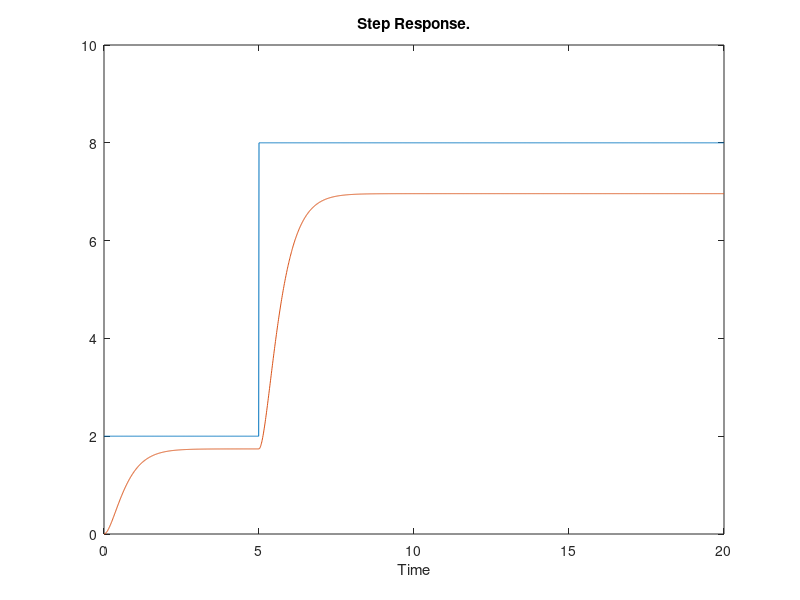
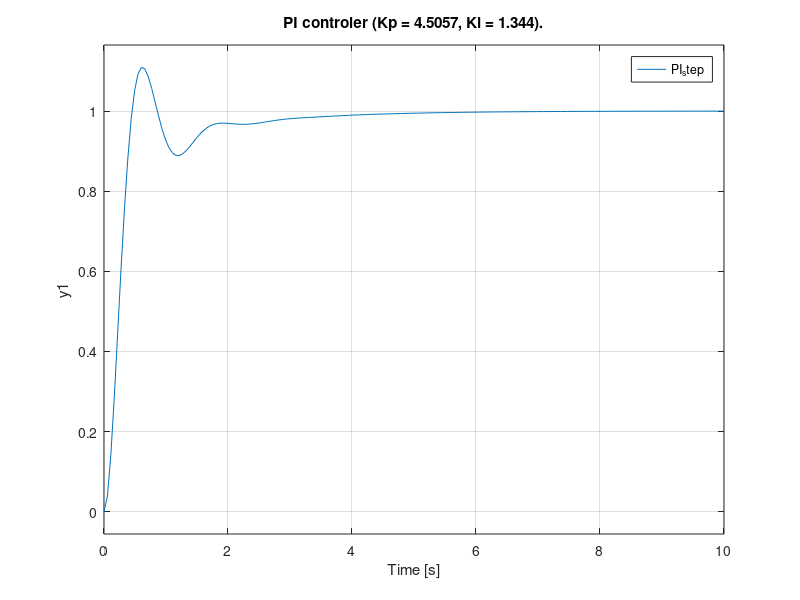
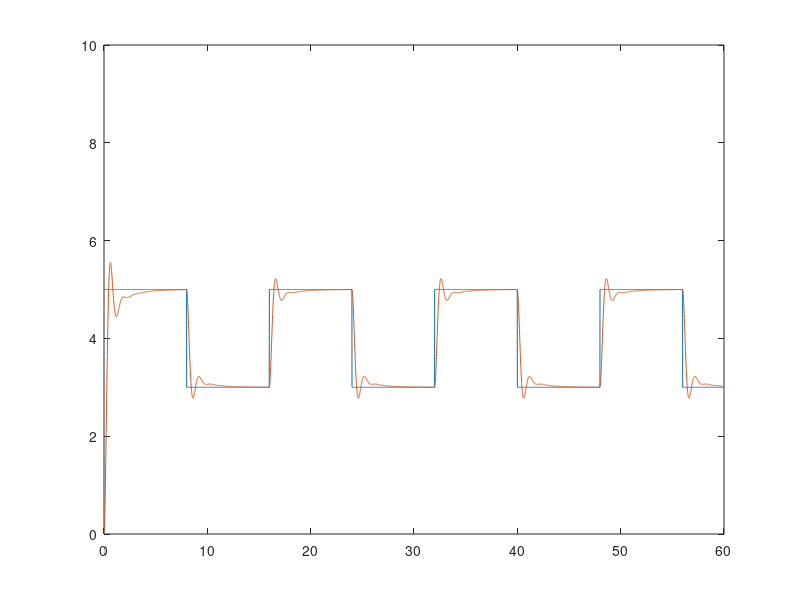

Write MATLAB code to recreate these figures, in order.
clear all
close all
clc
Ks = 0.87;
Te = 0.1;  %tu
Tb = 1.12;  %tg

T1 = 0.37*Tb;
T2 = 3.33*Te;

sys  = Ks * tf(1, [T1 1]) * tf(1, [T2 1])

% D.4

figure('Name','Transfer function')
% [y,t] = step(sys);
t=0:0.01:20;
for k=1:length(t)
    if(t(k)<5)
        y(k) = 2;
    else
        y(k) = 8;
    end
end
plot(t, y);
hold on
st = lsim(sys,y,t);
plot(t, st);
title('Step Response.');
xlabel('Time'); 
axis([0 20 0 10])
hold off

        % PI contoller
%///Parameters
disp('pi')
Kp = (0.35*Tb)/(Ks*Te);
Ti = 1.2*Tb;
%\\\
figure('Name','PI controller')
PID_controller = pidstd(Kp, Ti);
m = feedback(PID_controller*sys,1);
step(m)
title(['PI controler (Kp = ' num2str(Kp) ', Ki = ' num2str(Ti)  ').']);
legend('PI_step')


%D.5
f = 1/16;
t1=0:0.01:60;
pulse = 2*square(2*pi*f*t1)/2 + 4;
figure
plot(t1, pulse)
axis([0 60 0 10])
hold on
resp = lsim(m,pulse,t1);
plot(t1, resp) 
e = resp - (pulse.');

% Errors
iea = trapz(t1,abs(e));          % IAE trapz=numerical integration 
ise = trapz(t1,e.^2);            % ISE 
itae = trapz(t1, t1'.*abs(e));     % ITAE
itse = trapz(t1,t1'.*(e.^2));      % ITSE


